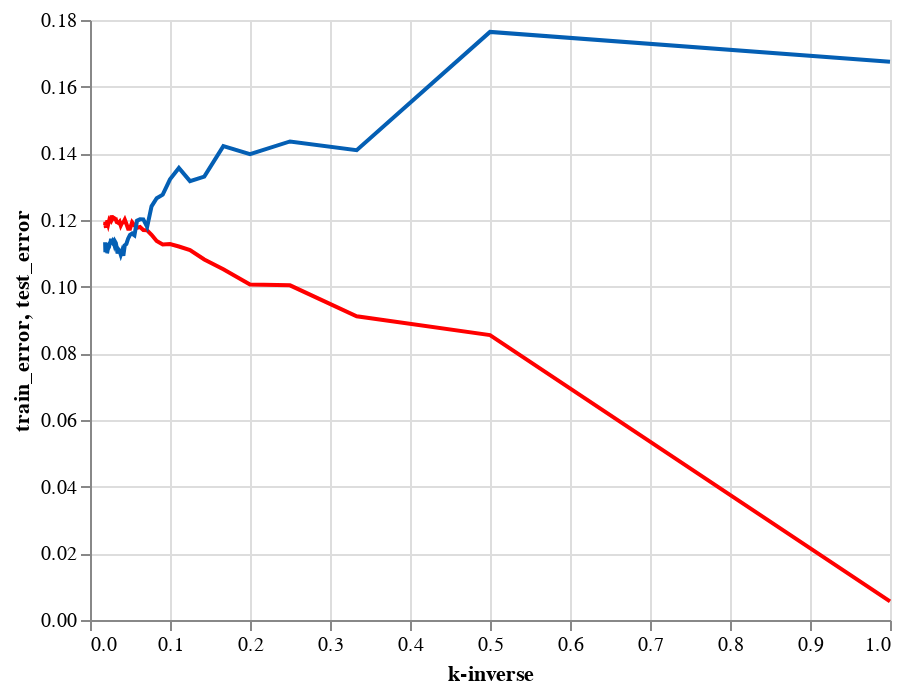

Notebook source saved alongside this figure:
### Code cell
ctrain_d+ctest_d

### Figure 1 — Vega-Lite specification as saved in the notebook (floating-point values rounded to 4 significant figures)
{"config": {"view": {"continuousWidth": 400, "continuousHeight": 300}}, "layer": [{"mark": {"type": "line", "color": "#FF0000"}, "encoding": {"x": {"field": "kinv", "type": "quantitative"}, "y": {"field": "train_error", "type": "quantitative"}}}, {"mark": {"type": "line", "color": "#045FB4"}, "encoding": {"x": {"field": "kinv", "title": "k-inverse", "type": "quantitative"}, "y": {"field": "test_error", "type": "quantitative"}}}], "data": {"name": "data-4a16de4377afcce2feba95306c12166d"}, "$schema": "https://vega.github.io/schema/vega-lite/v4.17.0.json", "datasets": {"data-4a16de4377afcce2feba95306c12166d": [{"k": 1, "train_error": 0.005566, "test_error": 0.1675, "kinv": 1.0}, {"k": 2, "train_error": 0.08547, "test_error": 0.1764, "kinv": 0.5}, {"k": 3, "train_error": 0.0911, "test_error": 0.141, "kinv": 0.3333}, {"k": 4, "train_error": 0.1004, "test_error": 0.1436, "kinv": 0.25}, {"k": 5, "train_error": 0.1007, "test_error": 0.1398, "kinv": 0.2}, {"k": 6, "train_error": 0.1052, "test_error": 0.1421, "kinv": 0.1667}, {"k": 7, "train_error": 0.1082, "test_error": 0.133, "kinv": 0.1429}, {"k": 8, "train_error": 0.111, "test_error": 0.1317, "kinv": 0.125}, {"k": 9, "train_error": 0.1121, "test_error": 0.1356, "kinv": 0.1111}, {"k": 10, "train_error": 0.1128, "test_error": 0.1322, "kinv": 0.1}, {"k": 11, "train_error": 0.1126, "test_error": 0.1276, "kinv": 0.09091}, {"k": 12, "train_error": 0.1137, "test_error": 0.1265, "kinv": 0.08333}, {"k": 13, "train_error": 0.1156, "test_error": 0.1241, "kinv": 0.07692}, {"k": 14, "train_error": 0.1169, "test_error": 0.118, "kinv": 0.07143}, {"k": 15, "train_error": 0.117, "test_error": 0.1202, "kinv": 0.06667}, {"k": 16, "train_error": 0.1179, "test_error": 0.1202, "kinv": 0.0625}, {"k": 17, "train_error": 0.1177, "test_error": 0.1198, "kinv": 0.05882}, {"k": 18, "train_error": 0.1184, "test_error": 0.1154, "kinv": 0.05556}, {"k": 19, "train_error": 0.1193, "test_error": 0.1159, "kinv": 0.05263}, {"k": 20, "train_error": 0.1174, "test_error": 0.1155, "kinv": 0.05}, {"k": 21, "train_error": 0.1174, "test_error": 0.1144, "kinv": 0.04762}, {"k": 22, "train_error": 0.1189, "test_error": 0.1128, "kinv": 0.04545}, {"k": 23, "train_error": 0.1201, "test_error": 0.1124, "kinv": 0.04348}, {"k": 24, "train_error": 0.1193, "test_error": 0.1093, "kinv": 0.04167}, {"k": 25, "train_error": 0.1191, "test_error": 0.1107, "kinv": 0.04}, {"k": 26, "train_error": 0.1184, "test_error": 0.1096, "kinv": 0.03846}, {"k": 27, "train_error": 0.1195, "test_error": 0.1106, "kinv": 0.03704}, {"k": 28, "train_error": 0.1191, "test_error": 0.1111, "kinv": 0.03571}, {"k": 29, "train_error": 0.1193, "test_error": 0.11, "kinv": 0.03448}, {"k": 30, "train_error": 0.1194, "test_error": 0.1118, "kinv": 0.03333}, {"k": 31, "train_error": 0.1203, "test_error": 0.1131, "kinv": 0.03226}, {"k": 32, "train_error": 0.1203, "test_error": 0.1135, "kinv": 0.03125}, {"k": 33, "train_error": 0.1206, "test_error": 0.1127, "kinv": 0.0303}, {"k": 34, "train_error": 0.1207, "test_error": 0.1134, "kinv": 0.02941}, {"k": 35, "train_error": 0.1207, "test_error": 0.1138, "kinv": 0.02857}, {"k": 36, "train_error": 0.1203, "test_error": 0.1134, "kinv": 0.02778}, {"k": 37, "train_error": 0.1214, "test_error": 0.1137, "kinv": 0.02703}, {"k": 38, "train_error": 0.1201, "test_error": 0.1143, "kinv": 0.02632}, {"k": 39, "train_error": 0.1195, "test_error": 0.1133, "kinv": 0.02564}, {"k": 40, "train_error": 0.1195, "test_error": 0.1132, "kinv": 0.025}, {"k": 41, "train_error": 0.1194, "test_error": 0.1128, "kinv": 0.02439}, {"k": 42, "train_error": 0.1197, "test_error": 0.1119, "kinv": 0.02381}, {"k": 43, "train_error": 0.1192, "test_error": 0.1116, "kinv": 0.02326}, {"k": 44, "train_error": 0.1187, "test_error": 0.1118, "kinv": 0.02273}, {"k": 45, "train_error": 0.1191, "test_error": 0.1112, "kinv": 0.02222}, {"k": 46, "train_error": 0.1199, "test_error": 0.1106, "kinv": 0.02174}, {"k": 47, "train_error": 0.1194, "test_error": 0.1106, "kinv": 0.02128}, {"k": 48, "train_error": 0.1191, "test_error": 0.1112, "kinv": 0.02083}, {"k": 49, "train_error": 0.1189, "test_error": 0.1122, "kinv": 0.02041}, {"k": 50, "train_error": 0.1177, "test_error": 0.112, "kinv": 0.02}, {"k": 51, "train_error": 0.1181, "test_error": 0.1114, "kinv": 0.01961}, {"k": 52, "train_error": 0.1194, "test_error": 0.1103, "kinv": 0.01923}, {"k": 53, "train_error": 0.1185, "test_error": 0.1133, "kinv": 0.01887}]}}
